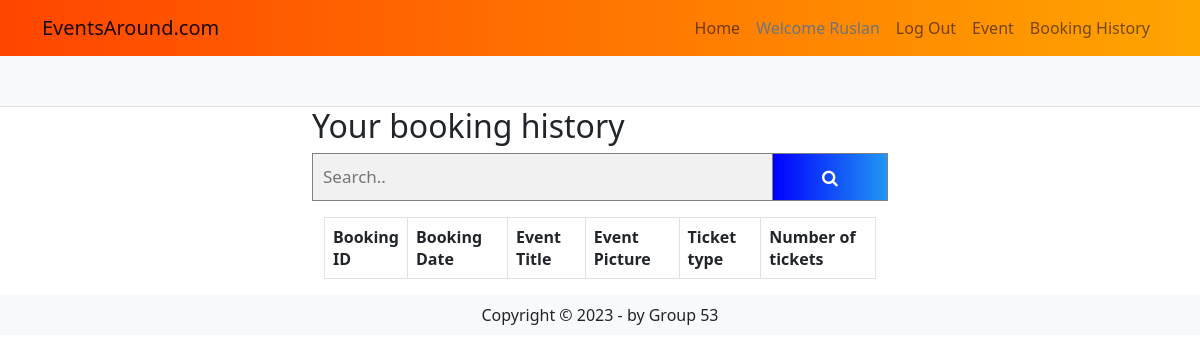
The app's page /orders/history (signed in), older data.
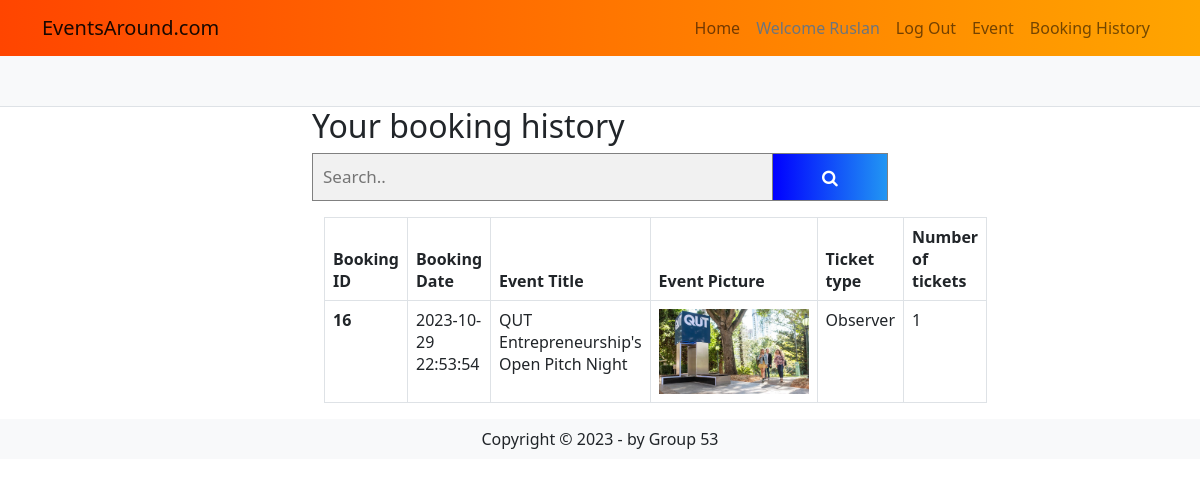
The same page, newer data.
### EventsAround/models.py (models this page shows, shortened)
class User(db.Model, UserMixin):
    __tablename__='users' # good practice to specify table name
    id = db.Column(db.Integer, primary_key=True)
    name = db.Column(db.String(100), index=True, unique=True, nullable=False)
    emailid = db.Column(db.String(100), index=True, nullable=False)
    password_hash = db.Column(db.String(255), nullable=False)
    contact_number = db.Column(db.String(255))
    address = db.Column(db.String(255))
    comments = db.relationship('Comment', backref='user')
    orders = db.relationship('Order', backref='user')
    events = db.relationship('Event', backref='owner')

class Order(db.Model):
    __tablename__ = 'orders'
    id = db.Column(db.Integer, primary_key=True)
    created_at = db.Column(db.DateTime, default=datetime.now())
    user_id = db.Column(db.Integer, db.ForeignKey('users.id'))
    event_id = db.Column(db.Integer, db.ForeignKey('events.id'))
    ticket_type = db.Column(db.String)
    ticket_number = db.Column(db.Integer)
    event_name = db.Column(db.String(80))
    event_image = db.Column(db.String(400))

### EventsAround/orders.py (the view)
@bp.route('/history', methods = ['GET', 'POST'])
@login_required
def history():
  return render_template('orders/history.html')

### EventsAround/__init__.py (called while the page is built)
def create_app():
    app=Flask(__name__)  # this is the name of the module/package that is calling this app
    app.debug=True
    app.secret_key='somesecretgoeshere'
    app.config['SQLALCHEMY_DATABASE_URI']='sqlite:///mydbname.sqlite'
    db.init_app(app)
    bootstrap = Bootstrap5(app)
    login_manager = LoginManager()
    login_manager.login_view='auth.login'
    login_manager.init_app(app)
    from .models import User  # importing here to avoid circular references
    @login_manager.user_loader
    def load_user(user_id):
       return User.query.get(int(user_id))
    from . import views
    app.register_blueprint(views.mainbp)
    from . import auth
    app.register_blueprint(auth.bp)
    from . import events
    app.register_blueprint(events.bp)
    from . import orders
    app.register_blueprint(orders.bp)
    return app

### EventsAround/templates/orders/history.html
{% extends 'base.html' %}
{% import "bootstrap4/form.html" as wtf %}
{% block content %}
<div class="container col-md-6">
  <h2>Your booking history</h2>
  <form class="search">
    <input type="text" placeholder="Search.." name="search">
    <button type="submit"><i class="fa fa-search"></i></button>
  </form>
  <div class="container">
    <table class="table table-bordered mt-3">
      <thead>
        <tr>
          <th class="col-sm-1">Booking ID</th>
          <th scope="col">Booking Date</th>
          <th scope="col">Event Title</th>
          <th scope="col">Event Picture</th>
          <th scope="col">Ticket type</th>
          <th scope="col">Number of tickets</th>
        </tr>
      </thead>
      <tbody>
        {% for order in current_user.orders %}
        <tr>
          <th scope="row">{{order.id}}</th>
          <td>{{order.created_at.strftime('%Y-%m-%d %H:%M:%S')}}</td>
          <td>{{order.event_name}}</td>
          <td><img class="img-fluid" style="max-width:150px;" src="{{order.event_image}}" alt="qut pitch night"></td>
          <td>{{order.ticket_type}}</td>
          <td>{{order.ticket_number}}</td>
        </tr>
        {% endfor %}
      </tbody>
    </table>
  </div>
</div>
{% endblock %}

### EventsAround/templates/base.html (shortened to what this page needs)
<html>
<head>
    <link rel="stylesheet" type="text/css" href="{{ url_for('static', filename='style/styles.css') }}">
    <link rel="stylesheet" href="https://cdnjs.cloudflare.com/ajax/libs/font-awesome/4.7.0/css/font-awesome.min.css">
    <link href="https://cdn.jsdelivr.net/npm/bootstrap@5.0.0-beta3/dist/css/bootstrap.min.css" rel="stylesheet"
>
</head>
</head>
<body>
    <header class="bg-light border-bottom">
        <nav class="navbar navbar-expand-lg navbar-light bg-light">
            <div class="container">
                <a href="/" class="navbar-brand">
                    EventsAround.com
                </a>
                <div class="collapse navbar-collapse justify-content-end" id="navbarSupportedContent">
                    <div class="navbar-nav ml-auto">
                        <a class="nav-item nav-link" href="/">Home</a>
                        {% if current_user.is_authenticated %}
                        <a class="nav-item nav-link disabled text-muted" href="#">Welcome {{current_user.name}}</a>
                        <a class="nav-item nav-link" href="{{ url_for('auth.logout') }}">Log Out</a>
                        {% else %}
                        <a class="nav-item nav-link" href="{{ url_for('auth.register') }}">Register</a>
                        <a class="nav-item nav-link" href="{{ url_for('auth.login') }}">Log In</a>
                        {% endif %}
                        {% if current_user.is_authenticated %}
                        <a class="nav-item nav-link" href="{{ url_for('event.create') }}"> Event</a>
                        <a class="nav-item nav-link" href="{{ url_for('order.history') }}">Booking History</a>
                        {% endif %}
                    </div>
                </div>
            </div>
        </nav>
    </header>
    {% block content %}
    {% endblock %}
</body>
<footer class="footer">
    <div class="text-center py-2 bg-light">
        <span class="text-dark">Copyright &copy; 2023 - by Group 53</span>
    </div>
</footer>
</html>

### EventsAround/static/style/styles.css (style rules this page uses)
* { margin: 0; padding: 0; }
body { font-family: sans-serif; }
.navbar { background-image: linear-gradient(to right, orangered, orange); margin-bottom: 50px; }
* { box-sizing: border-box; }
form.search input[type=text] { padding: 10px; font-size: 17px; border: 1px solid grey; float: left; width: 80%; background: #f1f1f1; }
form.search button { float: left; width: 20%; padding: 14.5px; background: linear-gradient(to right, blue, #2196F3); color: white; font-size: 17px; border: 1px solid grey; border-left: none; cursor: pointer; }
form.search::after { content: ""; clear: both; display: table; }

Row changes from the older to the newer data that the page shows:
added Order: id "16", created_at "2023-10-29 22:53:54", event_name "QUT Entrepreneurship's Open Pitch Night", event_image (picture), ticket_type "Observer", ticket_number "1"
